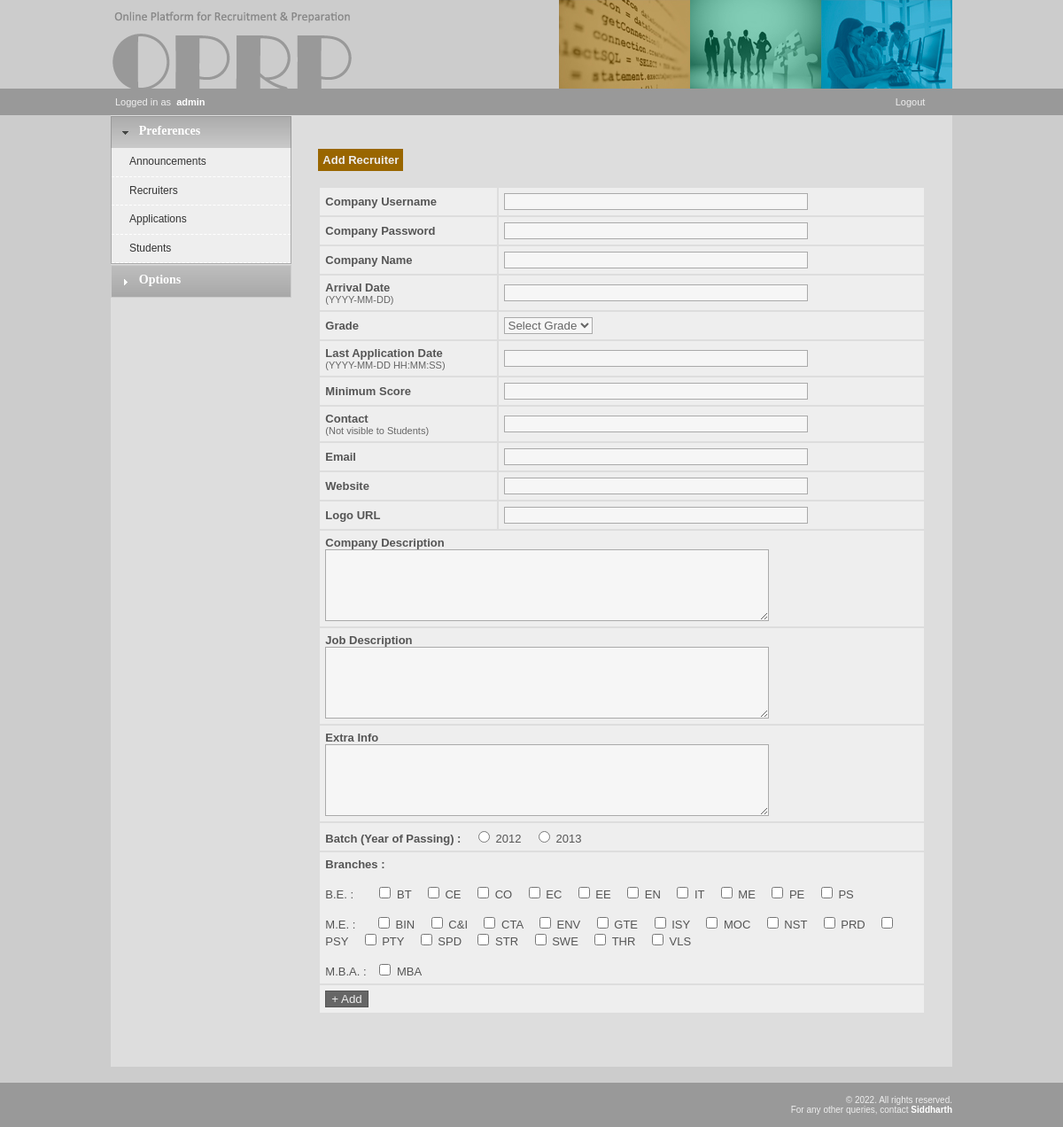
/oprp/rm_admin/add_recruiter.php (signed in), run on the app's committed database.
### tables this page shows
CREATE TABLE `user` (`user_id`, `username`, `email`, `password`, `access`);

CREATE TABLE `branches` (`branch_code`, `branch_name`, `branch_course`);

### oprp/_php/session.php (called while the page is built, shortened)
<?php
class Session{
	public $user_id;
	private function check_login(){
		if(isset($_SESSION['user_id'])){
			$this->user_id = $_SESSION['user_id'];
		}
		else{
			unset($this->user_id);
			$this->logged_in = false;
		}
	}
	public function getUserID(){
		return $this->user_id;
	}
}
$session = new Session();
?>

### oprp/_php/sqlite_database.php (called while the page is built, shortened)
<?php
class SQLiteDatabase implements DatabaseInterface {
    public $pdo;
    public function open_conn() {
        try {
            $base_dir = realpath(dirname(__FILE__) . '/../../');
            $db_path = $base_dir . '/oprp.sqlite';
            $this->pdo = new PDO('sqlite:' . $db_path);
            $this->pdo->setAttribute(PDO::ATTR_ERRMODE, PDO::ERRMODE_EXCEPTION);
        } catch (PDOException $e) {
            $this->pdo = null;
            error_log('Database Connection Failed: ' . $e->getMessage());
        }
    }
    public function query($sql, $params = []) {
        try {
            $stmt = $this->pdo->prepare($sql);
            $stmt->execute($params);
            if (strncasecmp(trim($sql), 'SELECT', 6) === 0) {
                $stmt->all_rows = $stmt->fetchAll(PDO::FETCH_ASSOC);
                $stmt->current_row = 0;
            }
            return $stmt;
        } catch (PDOException $e) {
            error_log('Database Query Failed: ' . $e->getMessage());
            return false;
        }
    }
    public function fetch_array($result) {
        if ($result instanceof PDOStatement) {
            if (isset($result->all_rows)) {
                if ($result->current_row < count($result->all_rows)) {
                    return $result->all_rows[$result->current_row++];
                }
                return false;
            }
            return $result->fetch(PDO::FETCH_ASSOC);
        }
        return false;
    }
}
$db = new SQLiteDatabase();
?>

### oprp/_php/user.php (called while the page is built, shortened)
<?php
class User{
	public static function getUsernameByID($user_id=""){
		global $db;
		$sql = "SELECT * FROM user WHERE user_id = ?";
		$result = $db->query($sql, [$user_id]);
		$row = $db->fetch_array($result);
		return $row['username'];
	}
}
?>

### oprp/_php/branch.php (called while the page is built, shortened)
<?php
class Branch{
	public static function instantiate($row){
		$obj = new self;
		$obj->branch_code 	 = $row['branch_code'];
		$obj->branch_name 	 = $row['branch_name'];
		$obj->branch_course	 = $row['branch_course'];
		return $obj;
	}
	public static function getDetailByCourse($course){
		global $db;
		$sql = "SELECT * FROM branches WHERE branch_course = ?";
		$result = $db->query($sql, [$course]);
		$object_array = array();
		while ($row = $db->fetch_array($result)) {
		   $object_array[] = self::instantiate($row);
		}
		return !empty($object_array) ? $object_array : false;
	}
}
?>

### oprp/rm_admin/add_recruiter.php (the view, shortened to what this page needs)
<?php  require_once("../_php/init_rmadmin.php");
$years = array();
$years[0] = $session->passYear();
$years[1] = $session->passYear()+1;
?>
<!DOCTYPE html PUBLIC "-//W3C//DTD XHTML 1.0 Transitional//EN" "http://www.w3.org/TR/xhtml1/DTD/xhtml1-transitional.dtd">
<html xmlns="http://www.w3.org/1999/xhtml">
<head>
<?php include("../_include/design.php"); ?>
</head>
<body>
<?php include("../_include/header.php"); ?>
<?php include("_include/topmenu.php"); ?>
<?php include("_include/menu.php"); ?>
<table width="100%" cellpadding="0" cellspacing="20" border="0" align="center" class="normalTxt">
    <tr><td>
        <table width="100%" cellpadding="0" cellspacing="10" border="0" align="left">
        <tr height="40px" valign="middle"><td><span class="topicTxt">Add Recruiter</span></td></tr>
        <tr valign="top"><td width="100%">
            <table cellpadding="6" border="0" width="100%" class='normalTxt infotbl'>
                <form action="" method="post" id="add_recruiter_form">
                <tr><td><label><strong>Company Username</strong></label></td>
                	<td><input type="text" name="uname" id="uname" size="40"/></td></tr>
                <tr><td><label><strong>Company Password</strong></label></td>
                	<td><input type="password" name="passw" id="passw" size="40"/></td></tr>
                <tr><td><label><strong>Company Name</strong></label></td>
                	<td><input type="text" name="name" id="name" size="40"/></td></tr>
                <tr><td><label><strong>Arrival Date</strong><br/><span class="smallTxt">(YYYY-MM-DD)</span></label></td>
                	<td><input type="text" name="arr_date" id="arr_date" size="40"/></td></tr>
                <tr><td><label><strong>Grade</strong></label> </td>
                    <td><select id="grade" name="grade">
            				<option value="">Select Grade</option>
                        </select></td></tr>
                <tr><td><label><strong>Last Application Date</strong><br/><span class="smallTxt">(YYYY-MM-DD HH:MM:SS)</span></label></td>
                	<td><input type="text" name="app_till" id="app_till" size="40"/></td></tr>
                <tr><td><label><strong>Minimum Score</strong></label></td>
                	<td><input type="text" name="min_score" id="min_score" size="40"/></td></tr>
                <tr><td><label><strong>Contact</strong><br/><span class="smallTxt">(Not visible to Students)</span></label></td>
                	<td><input type="text" name="contact" id="contact" size="40"/></td></tr>
                <tr><td><label><strong>Email</strong></label></td>
                	<td><input type="text" name="email" id="email" size="40"/></td></tr>
                <tr><td><label><strong>Website</strong></label></td>
                	<td><input type="text" name="website" id="website" size="40"/></td></tr>
                <tr><td><label><strong>Logo URL</strong></label></td>
                	<td><input type="text" name="logo_url" id="logo_url" size="40"/></td></tr>
                <tr valign="middle"><td colspan="2"><label><strong>Company Description</strong></label><br/>
                 	<textarea name="comp_desc" id="comp_desc" cols="60" rows="5"></textarea></td></tr>
                <tr valign="middle"><td colspan="2"><label><strong>Job Description</strong></label><br/>
                 	<textarea name="job_desc" id="job_desc" cols="60" rows="5"></textarea></td></tr>
                <tr valign="middle"><td colspan="2"><label><strong>Extra Info</strong></label><br/>
                 	<textarea name="extra_info" id="extra_info" cols="60" rows="5"></textarea></td></tr>
                <tr><td colspan="2"><label><strong>Batch (Year of Passing) : </strong></label>
                <?php
                      while($year = array_shift($years))
                      	echo"&nbsp;&nbsp;&nbsp;<input type='radio' id='for_year' name='for_year' value='{$year}' /> {$year} ";
                ?>
                </td></tr>
                <tr><td colspan="2"><label><strong>Branches : </strong></label>
                <?php
					echo"<br/><br/>B.E. : &nbsp;&nbsp;&nbsp;";
					$branch_be = Branch::getDetailByCourse("be");
					while($branch = array_shift($branch_be))
						echo"&nbsp;&nbsp;&nbsp;<input type='checkbox' id='branch_arr' name='branch_arr[]' value='{$branch->branch_code}' />
						{$branch->branch_code} ";
					echo"<br/><br/>M.E. : &nbsp;&nbsp;";
					$branch_be = Branch::getDetailByCourse("me");
					while($branch = array_shift($branch_be))
						echo"&nbsp;&nbsp;&nbsp;<input type='checkbox' id='branch_arr' name='branch_arr[]' value='{$branch->branch_code}' />
							{$branch->branch_code} ";
					echo"<br/><br/>M.B.A. : ";
					$branch_be = Branch::getDetailByCourse("mba");
					while($branch = array_shift($branch_be))
						echo"&nbsp;&nbsp;<input type='checkbox' id='branch_arr' name='branch_arr[]' value='{$branch->branch_code}' />
							{$branch->branch_code} ";
                ?>
                </td></tr>
                <tr><td colspan="2"><input type="submit" name="submit" value="+ Add" class="submitStyle"/></td></tr>
                </form>
            	<tr class='seperator'><td>&nbsp;</td></tr>
            </table>
        </td>
        </tr>
        </table>
    </td></tr>
</table>
<?php include("../_include/footer.php"); ?>
</body>
</html>

### oprp/rm_admin/_include/topmenu.php
<tr height="30px"><td colspan="3">
    <table width="100%" border="0" cellspacing="0" cellpadding="5" class="topLinks">
    <tr>
        <td width="90%" class="topLinks"><label>Logged in as&nbsp;<strong style="color:#FFF">
                                <?php echo User::getUsernameByID($session->getUserID());?></strong></label></td>
        <td width="10%" align="center">
            <a href="../_php/logout.php">Logout</a>
        </td>
    </tr>
    </table>
</td></tr>

### oprp/_css/main.css (style rules this page uses)
body { margin-left: 0px; margin-top: 0px; margin-right: 0px; margin-bottom: 0px; background-color: #CCC; }
.topLinks { color:#EEE; font-size:11px; text-decoration:none; }
.topLinks a { color:#EEE; font-size:11px; text-decoration:none; }
table { max-width: 100%; }
input,textarea,select { border-color:#aaa; border-width:1px; border-style:solid; background:#f6f6f6; color:#666; max-width: 100%; box-sizing: border-box; }
.submitStyle { border:#555 solid 1px; background-color:#666; color:#eee; }
.topicTxt { color:#eee; padding:5px; background-color:#960; font-weight:bold; cursor:default; }
.smallTxt { font-size:11px; color:#666; }
.normalTxt,.normalTxt td,.normalTxt th { color:#555; font-size:13px; }
.infotbl td, .infotbl th { background-color:#eee; }
.seperator td { background-color:#ddd; }

### data on the page
user: username "admin"
branches: branch_code "BT"
branches: branch_code "CE"
branches: branch_code "CO"
branches: branch_code "EC"
branches: branch_code "EE"
branches: branch_code "EN"
branches: branch_code "IT"
branches: branch_code "ME"
branches: branch_code "PE"
branches: branch_code "PS"
branches: branch_code "BIN"
branches: branch_code "C&I"
branches: branch_code "CTA"
branches: branch_code "ENV"
branches: branch_code "GTE"
branches: branch_code "ISY"
branches: branch_code "MOC"
branches: branch_code "NST"
branches: branch_code "PRD"
branches: branch_code "PSY"
branches: branch_code "PTY"
branches: branch_code "SPD"
branches: branch_code "STR"
branches: branch_code "SWE"
branches: branch_code "THR"
branches: branch_code "VLS"
branches: branch_code "MBA"

### other printed values
$year "2012"
$year "2013"
